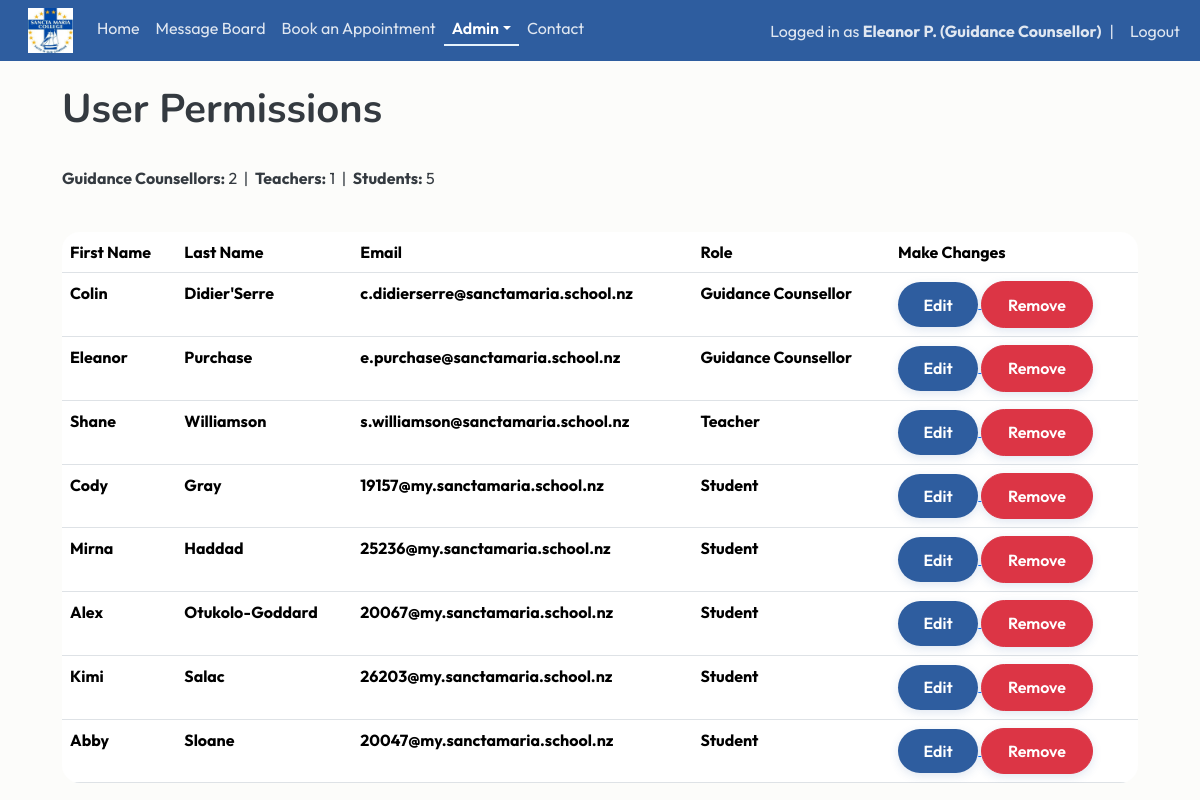
The page /permissions (signed in) on the database its author committed.
### website/models.py (models this page shows)
class User(db.Model, UserMixin):
    id = db.Column(db.Integer, primary_key=True)
    email = db.Column(db.String(150), unique=True)
    fname = db.Column(db.String(20))
    lname = db.Column(db.String(20))
    username = db.Column(db.String(150), unique=True)
    role = db.Column(db.String(150))
    password = db.Column(db.String(150))
    date_created = db.Column(db.DateTime(timezone=True), default=func.now())
    posts = db.relationship("Post", backref="user", cascade="all, delete-orphan")
    comments = db.relationship("Comment", backref="user", cascade="all, delete-orphan")
    likes = db.relationship("Like", backref="user", cascade="all, delete-orphan")
    appointments = db.relationship('Appointment', foreign_keys="Appointment.counsellor_id", back_populates="counsellor")

### website/views.py (the view)
@views.route("/permissions")
@login_required
def permissions():
    if current_user.role != "Guidance Counsellor":
        flash("Access Denied", category='error')
        return redirect(url_for('views.home'))
    users = User.query.all()
    role_order = {"Guidance Counsellor": 1, "Teacher": 2, "Student": 3}
    users.sort(key=lambda u: (role_order.get(u.role, 99), u.lname.lower(), u.fname.lower()))
    counsellor_count = sum(1 for user in users if user.role == "Guidance Counsellor")
    teacher_count = sum(1 for user in users if user.role == "Teacher")
    student_count = sum(1 for user in users if user.role == "Student")
    return render_template("permissions.html", user=current_user, users=users, counsellor_count=counsellor_count, teacher_count=teacher_count, student_count=student_count)

### website/__init__.py (called while the page is built)
def create_app():
    app = Flask(__name__)
    app.config['SECRET_KEY'] = "DQiAlMIU5u5eeLDw4KPMHx4d"
    app.config['SQLALCHEMY_DATABASE_URI'] = f'sqlite:///{DB_NAME}'
    db.init_app(app)
    from .views import views
    from .auth import auth
    app.register_blueprint(views, url_prefix="/")
    app.register_blueprint(auth, url_prefix="/")
    from .models import User, Post
    with app.app_context():
        db.create_all()
    login_manager = LoginManager()
    login_manager.login_view = "auth.login"
    login_manager.init_app(app)
    @login_manager.user_loader
    def load_user(id):
        return User.query.get(int(id))
    return app

### website/templates/permissions.html
 {% extends "template.html" %} {% block title %} User Permissions {% endblock %}
  {% block content %}
  <div class="container">
    <br/>
    <h1>{% block header %} User Permissions {% endblock %}</h1>
    <br/>
        <p>
            <strong>Guidance Counsellors:</strong> {{ counsellor_count }}
            &nbsp;|&nbsp;
            <strong>Teachers:</strong> {{ teacher_count }}
            &nbsp;|&nbsp;
            <strong>Students:</strong> {{ student_count }}
        </p>
        <br/>
    <table class="table table-hover">
            <tr>
                <th>First Name</th>
                <th>Last Name</th>
                <th>Email</th>
                <th>Role</th>
                <th>Make Changes</th>
            </tr>
            {% for user in users %}
            <tr>
                <th>{{user.fname}}</th>
                <th>{{user.lname}}</th>
                <th>{{user.email}}</th>
                <th>{{user.role}}</th>
                <th>
                    <a href="/update-user/{{user.id}}">
                        <button  type="button" class="btn btn-primary">Edit</button>
                    </a>
                    <a href="/delete-user/{{user.id}}">
                        <button  type="button" class="btn btn-danger">Remove</button>
                    </a>
                </th>
            </tr>
            {% endfor %}
        </table>
  </div>
  {% endblock %}

### website/templates/template.html (shortened to what this page needs)
<!DOCTYPE html>
<html>
    <head>
        <link href="https://cdn.jsdelivr.net/npm/bootstrap@5.3.8/dist/css/bootstrap.min.css" rel="stylesheet">
        <link rel="stylesheet" type="text/css" href="{{ url_for('static', filename='main.css') }}">
    </head>
    <body>
        <nav class="navbar navbar-expand-lg">
            <div class="container-fluid">
              <div class="collapse navbar-collapse" id="navbarSupportedContent">
                <ul class="navbar-nav me-auto mb-2 mb-lg-0">
                  <li class="nav-item">
                      <a class="navbar-brand" href="/home">
                          <img src="{{ url_for('static', filename='img/schoollogo.jpg') }}" width="45px" height="45px">
                      </a>
                  </li>
                  <li class="nav-item">
                      <a class="nav-link {% if request.path == '/home' %}active{% endif %}" href="/home">Home</a>
                  </li>
                  {% if user.is_authenticated %}
                  <li class="nav-item">
                    <a class="nav-link {% if request.path == '/blog' %}active{% endif %}" href="/blog">Message Board</a>
                  </li>
                  <li class="nav-item">
                      <a class="nav-link {% if request.path == '/book-appointment' %}active{% endif %}" href="/book-appointment">Book an Appointment</a>
                  </li>
                  {% if current_user.role == "Guidance Counsellor" %}
                  <li class="nav-item dropdown">
                    <a class="nav-link dropdown-toggle {% if request.path in ['/notifications', '/permissions'] %}active{% endif %}" href="#" role="button" data-bs-toggle="dropdown" aria-expanded="false">Admin</a>
                  </li>
                  {% endif %}
                  {% endif %}
                  <li class="nav-item">
                      <a class="nav-link {% if request.path == '/contact' %}active{% endif %}" href="/contact">Contact</a>
                  </li>
                </ul>
                <ul class="navbar-nav ms-auto align-items-center">
                {% if user.is_authenticated %}
                <li class="nav-item">
                    <span class="navbar-text">
                        Logged in as <strong>{{ user.fname }} {{ user.lname[0] }}. ({{ user.role }})</strong>
                    </span>
                </li>
                <li class="nav-item mx-2">
                    <span class="navbar-text">|</span>
                </li>
                <li class="nav-item">
                    <a class="nav-link py-0" href="/logout">Logout</a>
                </li>
                {% endif %}
                </ul>
              </div>
            </div>
          </nav>
        <main>{% block content %} {% endblock %}</main>
      </body>
</html>

### website/static/main.css (style rules this page uses)
:root { --navy: #2E5D9F; --blue: #5D8CC7; --seafoam: #e7f3fc; --light-blue: #F5FAFE; --cream: #FCFCFA; --text: #343A40; --danger: #C86B6B; --radius: 18px; --section-padding: 6rem; }
.navbar { background-color:var(--navy); }
.navbar .nav-link, .navbar .navbar-text { color: rgba(255,255,255,0.85); transition: 0.2s ease; }
.navbar .nav-link.active { color: #FFFFFF; font-weight: 600; border-bottom: 2px solid var(--seafoam); padding-bottom: 4px; }
body { background-color: var(--cream); color: var(--text); font-family: 'Outfit', Arial, sans-serif; }
h1,h2,h3 { font-family: 'Nunito', Arial, sans-serif; font-weight: 700; }
p { line-height:1.7; }
.container { max-width: 1100px; }
.btn { border-radius: 30px; padding: .65rem 1.6rem; font-weight: 600; transition: all .25s ease; box-shadow: 0 3px 10px rgba(46,93,159,.15); }
.btn-primary { background: var(--navy); border: none; color: white; }
.table { border-radius:18px; overflow:hidden; }

### rows shown on the page
User: fname "Eleanor", lname "P", role "Guidance Counsellor", lname "Purchase", email "e.purchase@sanctamaria.school.nz"
User: fname "Colin", lname "Didier'Serre", email "c.didierserre@sanctamaria.school.nz", role "Guidance Counsellor"
User: fname "Shane", lname "Williamson", email "s.williamson@sanctamaria.school.nz", role "Teacher"
User: fname "Cody", lname "Gray", email "19157@my.sanctamaria.school.nz", role "Student"
User: fname "Mirna", lname "Haddad", email "25236@my.sanctamaria.school.nz", role "Student"
User: fname "Alex", lname "Otukolo-Goddard", email "20067@my.sanctamaria.school.nz", role "Student"
User: fname "Kimi", lname "Salac", email "26203@my.sanctamaria.school.nz", role "Student"
User: fname "Abby", lname "Sloane", email "20047@my.sanctamaria.school.nz", role "Student"

### other values the page prints
{{ counsellor_count }} "2"
{{ teacher_count }} "1"
{{ student_count }} "5"
